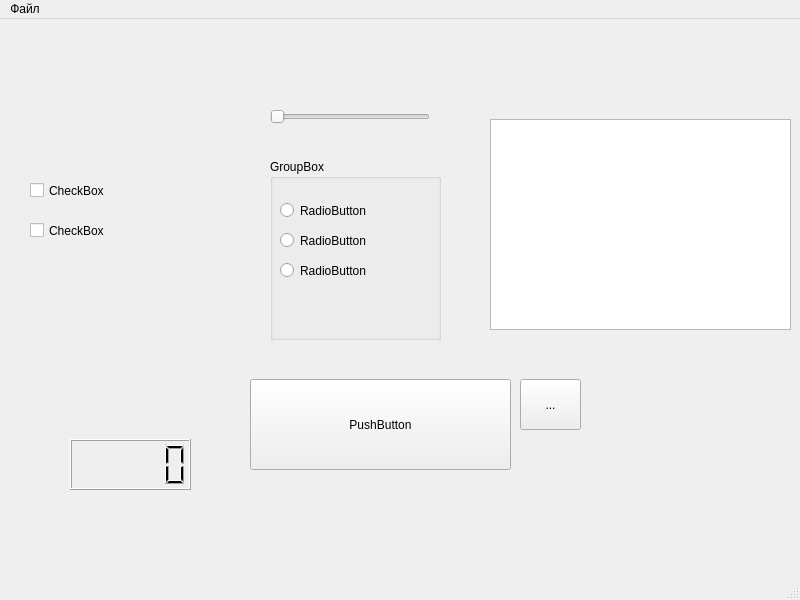
<?xml version="1.0" encoding="UTF-8"?>
<ui version="4.0">
 <class>MainWindow</class>
 <widget class="QMainWindow" name="MainWindow">
  <property name="geometry">
   <rect>
    <x>0</x>
    <y>0</y>
    <width>800</width>
    <height>600</height>
   </rect>
  </property>
  <property name="windowTitle">
   <string>MainWindow</string>
  </property>
  <widget class="QWidget" name="centralwidget">
   <widget class="QPushButton" name="pushButton">
    <property name="geometry">
     <rect>
      <x>250</x>
      <y>360</y>
      <width>261</width>
      <height>91</height>
     </rect>
    </property>
    <property name="text">
     <string>PushButton</string>
    </property>
   </widget>
   <widget class="QToolButton" name="toolButton">
    <property name="geometry">
     <rect>
      <x>520</x>
      <y>360</y>
      <width>61</width>
      <height>51</height>
     </rect>
    </property>
    <property name="text">
     <string>...</string>
    </property>
   </widget>
   <widget class="QGroupBox" name="groupBox">
    <property name="geometry">
     <rect>
      <x>270</x>
      <y>140</y>
      <width>171</width>
      <height>181</height>
     </rect>
    </property>
    <property name="title">
     <string>GroupBox</string>
    </property>
    <widget class="QRadioButton" name="radioButton">
     <property name="geometry">
      <rect>
       <x>10</x>
       <y>40</y>
       <width>96</width>
       <height>23</height>
      </rect>
     </property>
     <property name="text">
      <string>RadioButton</string>
     </property>
    </widget>
    <widget class="QRadioButton" name="radioButton_2">
     <property name="geometry">
      <rect>
       <x>10</x>
       <y>70</y>
       <width>96</width>
       <height>23</height>
      </rect>
     </property>
     <property name="text">
      <string>RadioButton</string>
     </property>
    </widget>
    <widget class="QRadioButton" name="radioButton_3">
     <property name="geometry">
      <rect>
       <x>10</x>
       <y>100</y>
       <width>96</width>
       <height>23</height>
      </rect>
     </property>
     <property name="text">
      <string>RadioButton</string>
     </property>
    </widget>
   </widget>
   <widget class="QCheckBox" name="checkBox">
    <property name="geometry">
     <rect>
      <x>30</x>
      <y>160</y>
      <width>82</width>
      <height>23</height>
     </rect>
    </property>
    <property name="text">
     <string>CheckBox</string>
    </property>
   </widget>
   <widget class="QCheckBox" name="checkBox_2">
    <property name="geometry">
     <rect>
      <x>30</x>
      <y>200</y>
      <width>82</width>
      <height>23</height>
     </rect>
    </property>
    <property name="text">
     <string>CheckBox</string>
    </property>
   </widget>
   <widget class="QSlider" name="horizontalSlider">
    <property name="geometry">
     <rect>
      <x>270</x>
      <y>90</y>
      <width>160</width>
      <height>16</height>
     </rect>
    </property>
    <property name="orientation">
     <enum>Qt::Orientation::Horizontal</enum>
    </property>
   </widget>
   <widget class="QLCDNumber" name="lcdNumber">
    <property name="geometry">
     <rect>
      <x>70</x>
      <y>420</y>
      <width>121</width>
      <height>51</height>
     </rect>
    </property>
   </widget>
   <widget class="QTableView" name="tableView">
    <property name="geometry">
     <rect>
      <x>490</x>
      <y>100</y>
      <width>301</width>
      <height>211</height>
     </rect>
    </property>
   </widget>
  </widget>
  <widget class="QMenuBar" name="menubar">
   <property name="geometry">
    <rect>
     <x>0</x>
     <y>0</y>
     <width>800</width>
     <height>22</height>
    </rect>
   </property>
   <widget class="QMenu" name="menu">
    <property name="title">
     <string>Файл</string>
    </property>
    <addaction name="action"/>
   </widget>
   <addaction name="menu"/>
  </widget>
  <widget class="QStatusBar" name="statusbar"/>
  <action name="action">
   <property name="text">
    <string>Открыть</string>
   </property>
  </action>
 </widget>
 <resources/>
 <connections/>
</ui>
